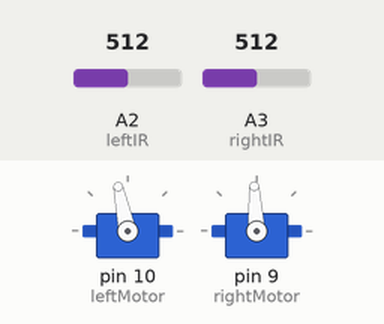
The sketch below on a simulated Arduino Uno, built with avr-gcc and run on an emulated ATmega328P. Shown: 2 × servo. The test bench sets the inputs (shaded band); at power-on: A3 (rightIR) = 512, A2 (leftIR) = 512.

Above: at 1.2 s.
1.3 s: A3 (rightIR) set to 886
4.3 s: A3 (rightIR) set to 907
At 4.49 s:
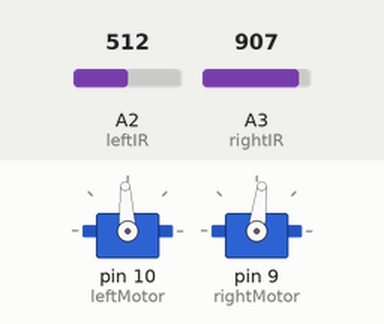
7.3 s: A2 (leftIR) set to 887
10.3 s: A2 (leftIR) set to 917
At 10.8 s:
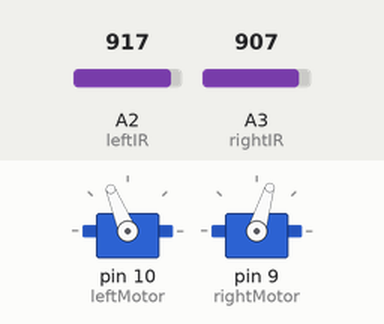
11.8 s: A2 (leftIR) set to 890
At 12.27 s:
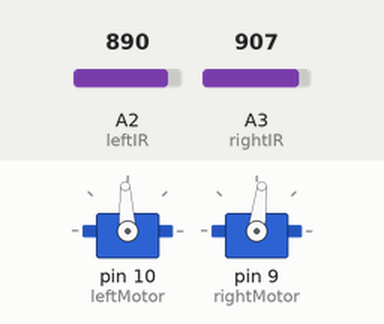
14.8 s: A2 (leftIR) set to 900
At 15.5 s:
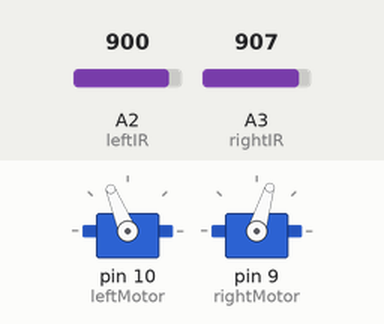
Timing chart, 0 to 17.3 s (numbered marks = the images above; inputs shaded):
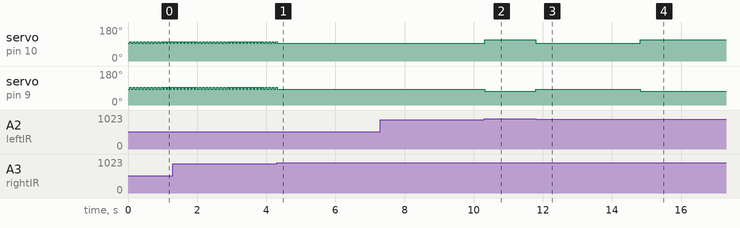

Measured:
- the behaviour switches between 899 and 900 on A3 (rightIR) (found by bisection; images 0 and 1)
- the behaviour switches between 899 and 900 on A2 (leftIR) (found by bisection; images 1 and 2)
- after the input at 4.3 s, servo on pin 10 (leftMotor): goes on until 4.3 s, then stays 93°; servo on pin 9 (rightMotor): goes on until 4.3 s, then stays 83°
- after the input at 10.3 s, servo on pin 10 (leftMotor): 93° → 112° at once; servo on pin 9 (rightMotor): 83° → 73° after 0.02 s instead of 1.5 s
- after the input at 11.8 s, servo on pin 10 (leftMotor): 112° → 93° at once; servo on pin 9 (rightMotor): 73° → 83° at once
- after the input at 14.8 s, servo on pin 10 (leftMotor): 93° → 112° at once; servo on pin 9 (rightMotor): 83° → 73° at once
- by itself, servo on pin 10 (leftMotor): alternates 102° for 0.05 s and 93° for 0.05 s
- by itself, servo on pin 9 (rightMotor): alternates 93° for 0.05 s and 83° for 0.05 s

The sketch:

FollowRight.ino
```cpp
//Outputs
//Left Motor pin 10-13
//Right Motor pin 9-12

//Inputs
//Gyroscope A0
//Hall Effect Sensor A1
//Left Outer IR Sensor A5
//Left Inner IR/Center Sensor A4
//Right Inner IR Sensor A3
//Right Outer IR Sensor A2

#include <Servo.h> // Include servo library

//Declare Servos
Servo servoLeft;
Servo servoRight;

//Constants for threshold and pin numbers
int threshold = 900;
int leftIR = 2;
int rightIR = 3;
int leftMotor = 10;
int rightMotor = 9;

void setup() // Built in initialization block
{
servoLeft.attach(leftMotor); // Attach left signal to pin 13
servoRight.attach(rightMotor); // Attach right signal to pin 12
servoLeft.writeMicroseconds(1700); //Start motors by running them forward
servoRight.writeMicroseconds(1300);
Serial.begin(9600);
}


void loop() // Main loop auto-repeats
{
  //Serial.println(analogRead(leftIR)); //For debugging and calibration
  //Serial.println(analogRead(leftIR)); //Commented out when not in use
  if (analogRead(leftIR)<threshold){    // When the left IR sees black/triggered

   servoLeft.writeMicroseconds(1500);  //Left Motor stays still
   servoRight.writeMicroseconds(1400); //Right Motor corrects
   delay(50);                          //Pause for correction
 }
 else {servoLeft.writeMicroseconds(1700);} //Else keep true


 if (analogRead(rightIR)<threshold){   //When the right IR sees black/triggered

   servoRight.writeMicroseconds(1500); //Right motor stays still
   servoLeft.writeMicroseconds(1600);  // Left motor corrects
   delay(50);                          //Pause for correction
 }
 else{servoRight.writeMicroseconds(1300);} //Else keep true
}
```
